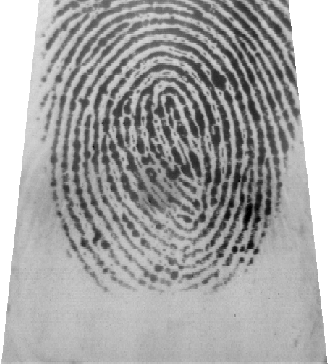
#> input picture Trabajos/Vision artificial/Proyecto/DB2_B/101_1.tif, 328 x 364 px, found by its file name
$ python caracteristicas.py
#> lines starting #> are read from the running program, lines starting #| are printed output that depends on the picture; after the words box and inside, x2 and y2 are one past the last pixel; in counts of white or black regions, pixels touching at a corner belong together
import cv2
import numpy as np

def detectar_minutiae(imagen_binaria):
    # Obtener los contornos de la imagen binaria
    contornos, _ = cv2.findContours(imagen_binaria, cv2.RETR_EXTERNAL, cv2.CHAIN_APPROX_SIMPLE)

    # Inicializar listas para almacenar los puntos de bifurcación y terminación
    puntos_bifurcacion = []
    puntos_terminacion = []

    # Iterar sobre los contornos
    for contorno in contornos:
        # Calcular el perímetro del contorno
        perimetro = cv2.arcLength(contorno, True)

        # Aproximar el contorno a un polígono
        epsilon = 0.01 * perimetro
        poligono = cv2.approxPolyDP(contorno, epsilon, True)

        # Calcular el número de vértices del polígono
        num_vertices = len(poligono)

        # Si el número de vértices es menor a un umbral, es un punto de terminación
        if num_vertices < 10:
            puntos_terminacion.append(poligono[0][0])

        # Si el número de vértices es mayor a un umbral, es un punto de bifurcación
        elif num_vertices > 10:
            puntos_bifurcacion.append(poligono[0][0])

    return puntos_bifurcacion, puntos_terminacion

# Cargar la imagen de huella dactilar
imagen_huella = cv2.imread("Dataset/101_1.tif", 0)  # Cargar como imagen en escala de grises
#> imagen_huella is the input picture: shape (364, 328); min 0, max 255, mean 164.7

# Binarizar la imagen utilizando el método de Otsu
_, imagen_binarizada = cv2.threshold(imagen_huella, 0, 255, cv2.THRESH_BINARY_INV + cv2.THRESH_OTSU)
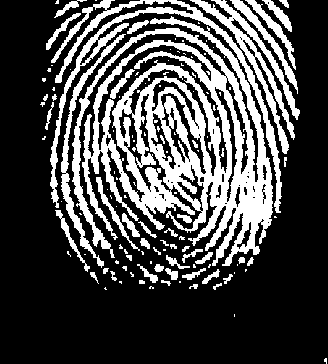
#> imagen_binarizada: shape (364, 328); 29% white; 126 white regions (78 under 20 px)

# Detectar los puntos de bifurcación y terminación en la imagen binarizada
puntos_bifurcacion, puntos_terminacion = detectar_minutiae(imagen_binarizada)
#> in detectar_minutiae, `contornos, _ = cv2.findContours(imagen_binaria, cv2.RETR_EXTERNAL, cv2..`: contornos = 92 contours, 61 with area under 20; largest, box (x1, y1, x2, y2) and area: (72, 16, 273, 266) 27801, (50, 0, 282, 213) 3523, (190, 0, 300, 154) 2218, (61, 34, 126, 268) 1106, (230, 0, 298, 94) 608
#> the loop in detectar_minutiae, `for contorno in contornos:` made 92 passes
#> (perimetro, epsilon, num_vertices) on passes 1, 3, 4, 5, 6, 8, 9, 10, 11, 13, 14, 15: (12.83, 0.128, 7), (6.24, 0.0624, 5), (13.66, 0.137, 12), (25.07, 0.251, 16), (25.07, 0.251, 15), (7.41, 0.0741, 5), (25.07, 0.251, 12), (15.41, 0.154, 6), (35.31, 0.353, 20), (13.66, 0.137, 9), (32.14, 0.321, 12), (30.14, 0.301, 20)
#> (perimetro, epsilon, poligono, num_vertices) on passes 2, 7, 12, 22, 27, 33: (4, 0.04, [[234, 314], [234, 316]], 2), (4, 0.04, [[179, 281], [179, 282], [180, 282], [180, 281]], 4), (2, 0.02, [[234, 272], [234, 273]], 2), (2, 0.02, [[237, 264], [237, 265]], 2), (6, 0.06, [[150, 261], [150, 263], [151, 263], [151, 261]], 4), (2, 0.02, [[84, 254], [85, 254]], 2)
#> after the loop in detectar_minutiae, `for contorno in contornos:`: puntos_bifurcacion = 39 pairs, first value 47 to 279, second value 0 to 287; puntos_terminacion = 51 pairs, first value 42 to 325, second value 0 to 358

# Dibujar los puntos de bifurcación en la imagen original
imagen_resultante = cv2.cvtColor(imagen_huella, cv2.COLOR_GRAY2BGR)
for punto in puntos_bifurcacion:
    cv2.circle(imagen_resultante, tuple(punto), 3, (0, 255, 0), -1)
#> this loop made 39 passes
#> punto on passes 1 to 12: [149, 287], [197, 284], [221, 283], [161, 280], [231, 274], [90, 272], [110, 271], [218, 269], [205, 268], [166, 268], [156, 264], [137, 264]
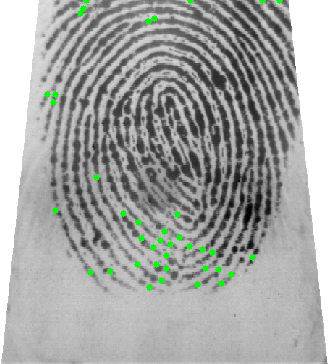
#> imagen_resultante: shape (364, 328, 3); 0.91% of pixels changed, all inside (x1, y1, x2, y2) = (44, 0, 283, 291)

# Dibujar los puntos de terminación en la imagen original
for punto in puntos_terminacion:
    cv2.circle(imagen_resultante, tuple(punto), 3, (0, 0, 255), -1)
#> this loop made 51 passes
#> punto on passes 1 to 12: [325, 358], [234, 314], [105, 287], [179, 281], [119, 281], [139, 280], [234, 272], [130, 272], [246, 269], [108, 268], [123, 266], [237, 264]
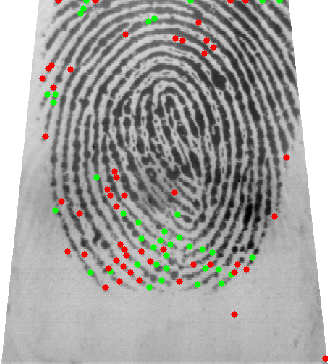
#> imagen_resultante: shape (364, 328, 3); 1.2% of pixels changed, all inside (x1, y1, x2, y2) = (39, 0, 328, 362)

# Mostrar la imagen resultante con los puntos de bifurcación y terminación
cv2.imshow("Minutiae", imagen_resultante)
cv2.waitKey(0)
cv2.destroyAllWindows()

$ run again, with Trabajos/Vision artificial/Proyecto/DB2_B/101_4.tif copied over Trabajos/Vision artificial/Proyecto/DB2_B/101_1.tif
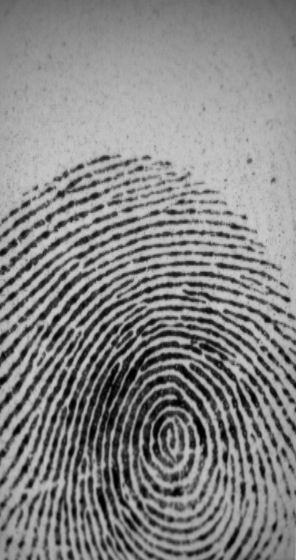
#> input picture Trabajos/Vision artificial/Proyecto/DB2_B/101_4.tif, 296 x 560 px, found by its file name
#> imagen_huella is the input picture: shape (560, 296); min 0, max 204, mean 133.3
#> `_, imagen_binarizada = cv2.threshold(imagen_huella, 0, 255, cv2.THRESH..`:
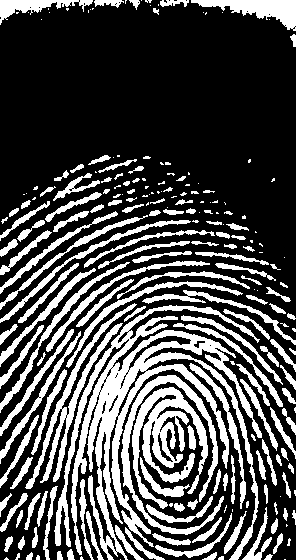
#> imagen_binarizada: shape (560, 296); 30.1% white; 228 white regions (83 under 20 px)
#> contornos = 228 contours, 106 with area under 20; largest, box (x1, y1, x2, y2) and area: (54, 305, 262, 560) 11302, (132, 387, 208, 509) 3272, (25, 303, 137, 489) 1930, (121, 375, 224, 535) 1920, (191, 0, 296, 31) 1300
#> the loop in detectar_minutiae, `for contorno in contornos:` made 228 passes
#> (perimetro, epsilon, num_vertices) on passes 4 to 6: (14.83, 0.148, 7), (10.24, 0.102, 6), (12.83, 0.128, 7)
#> after the loop in detectar_minutiae, `for contorno in contornos:`: puntos_bifurcacion = 107 pairs, first value 0 to 293, second value 0 to 555; puntos_terminacion = 107 pairs, first value 8 to 295, second value 0 to 559
#> the loop `for punto in puntos_bifurcacion:` made 107 passes
#> punto on passes 1 to 8: [272, 555], [19, 553], [216, 552], [70, 549], [23, 536], [11, 536], [281, 533], [152, 534]
#> the loop `for punto in puntos_terminacion:` made 107 passes
#> punto on passes 1 to 8: [284, 559], [120, 559], [8, 559], [223, 556], [81, 556], [37, 555], [58, 551], [289, 538]
#> after the loop `for punto in puntos_terminacion:`:
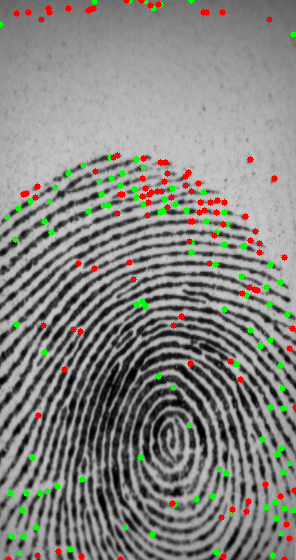
#> imagen_resultante: shape (560, 296, 3); mean B, G, R 128.7, 133.2, 133.2

$ run again, with Trabajos/Vision artificial/Proyecto/DB2_B/101_6.tif copied over Trabajos/Vision artificial/Proyecto/DB2_B/101_1.tif
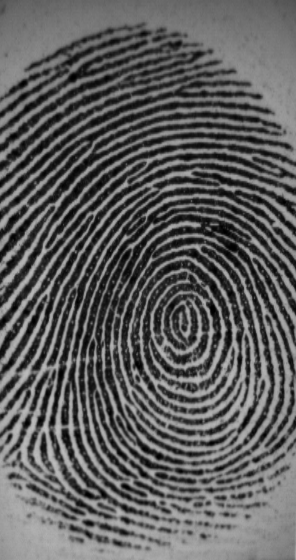
#> input picture Trabajos/Vision artificial/Proyecto/DB2_B/101_6.tif, 296 x 560 px, found by its file name
#> imagen_huella is the input picture: shape (560, 296); min 0, max 191, mean 94
#> `_, imagen_binarizada = cv2.threshold(imagen_huella, 0, 255, cv2.THRESH..`:
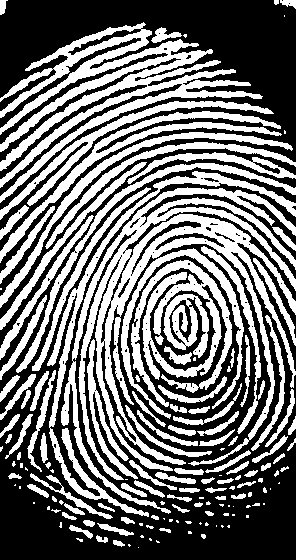
#> imagen_binarizada: shape (560, 296); 44.2% white; 155 white regions (56 under 20 px)
#> contornos = 155 contours, 67 with area under 20; largest, box (x1, y1, x2, y2) and area: (61, 187, 296, 514) 14870, (0, 22, 263, 203) 10754, (131, 260, 232, 407) 4212, (47, 171, 296, 517) 3662, (0, 111, 282, 263) 2808
#> the loop in detectar_minutiae, `for contorno in contornos:` made 155 passes
#> (perimetro, epsilon, num_vertices) on passes 2 to 4: (6.24, 0.0624, 5), (8.24, 0.0824, 6), (29.31, 0.293, 14)
#> after the loop in detectar_minutiae, `for contorno in contornos:`: puntos_bifurcacion = 66 pairs, first value 8 to 295, second value 0 to 540; puntos_terminacion = 80 pairs, first value 0 to 295, second value 0 to 547
#> the loop `for punto in puntos_bifurcacion:` made 66 passes
#> punto on passes 1 to 8: [113, 540], [96, 536], [159, 529], [69, 527], [97, 523], [83, 521], [121, 517], [151, 516]
#> the loop `for punto in puntos_terminacion:` made 80 passes
#> punto on passes 1 to 8: [138, 547], [128, 544], [156, 540], [149, 538], [76, 538], [140, 536], [201, 534], [188, 531]
#> after the loop `for punto in puntos_terminacion:`:
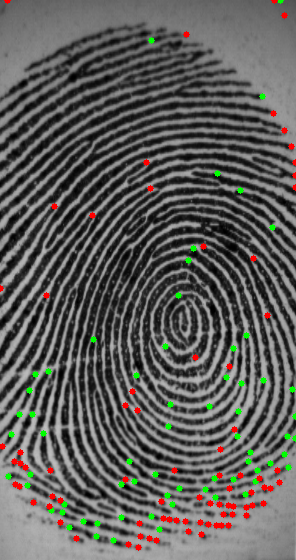
#> imagen_resultante: shape (560, 296, 3); mean B, G, R 91.4, 94.3, 94.8

$ run again, with Trabajos/Vision artificial/Proyecto/DB2_B/102_2.tif copied over Trabajos/Vision artificial/Proyecto/DB2_B/101_1.tif
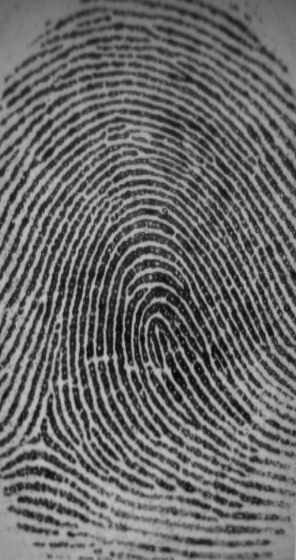
#> input picture Trabajos/Vision artificial/Proyecto/DB2_B/102_2.tif, 296 x 560 px, found by its file name
#> imagen_huella is the input picture: shape (560, 296); min 7, max 195, mean 104.6
#> `_, imagen_binarizada = cv2.threshold(imagen_huella, 0, 255, cv2.THRESH..`:
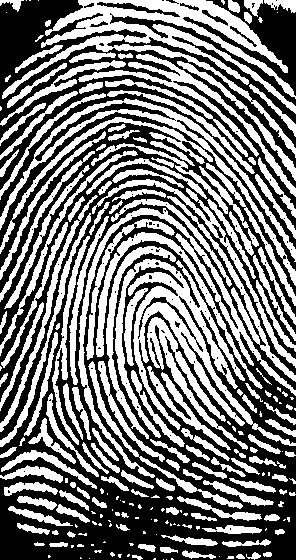
#> imagen_binarizada: shape (560, 296); 47.6% white; 229 white regions (77 under 20 px)
#> contornos = 229 contours, 94 with area under 20; largest, box (x1, y1, x2, y2) and area: (2, 0, 296, 158) 8677, (115, 259, 296, 446) 6812, (0, 98, 296, 286) 4192, (78, 208, 296, 478) 3430, (78, 54, 296, 197) 2178
#> the loop in detectar_minutiae, `for contorno in contornos:` made 229 passes
#> (perimetro, epsilon, num_vertices) on passes 7, 9, 10: (15.41, 0.154, 5), (24.49, 0.245, 10), (6.83, 0.0683, 5)
#> after the loop in detectar_minutiae, `for contorno in contornos:`: puntos_bifurcacion = 107 pairs, first value 0 to 289, second value 0 to 555; puntos_terminacion = 114 pairs, first value 0 to 294, second value 0 to 559
#> the loop `for punto in puntos_bifurcacion:` made 107 passes
#> punto on passes 1 to 8: [263, 553], [260, 555], [182, 552], [94, 551], [160, 547], [138, 545], [67, 545], [270, 541]
#> the loop `for punto in puntos_terminacion:` made 114 passes
#> punto on passes 1 to 8: [166, 559], [163, 559], [171, 558], [155, 558], [89, 558], [80, 557], [227, 558], [219, 556]
#> after the loop `for punto in puntos_terminacion:`:
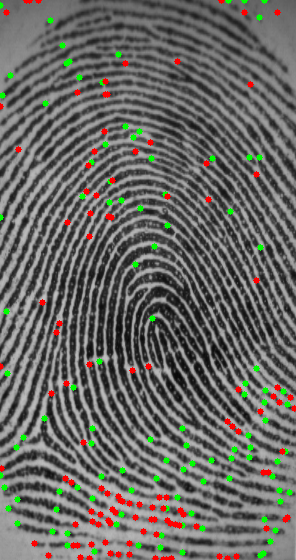
#> imagen_resultante: shape (560, 296, 3); mean B, G, R 100.5, 105, 105.2
